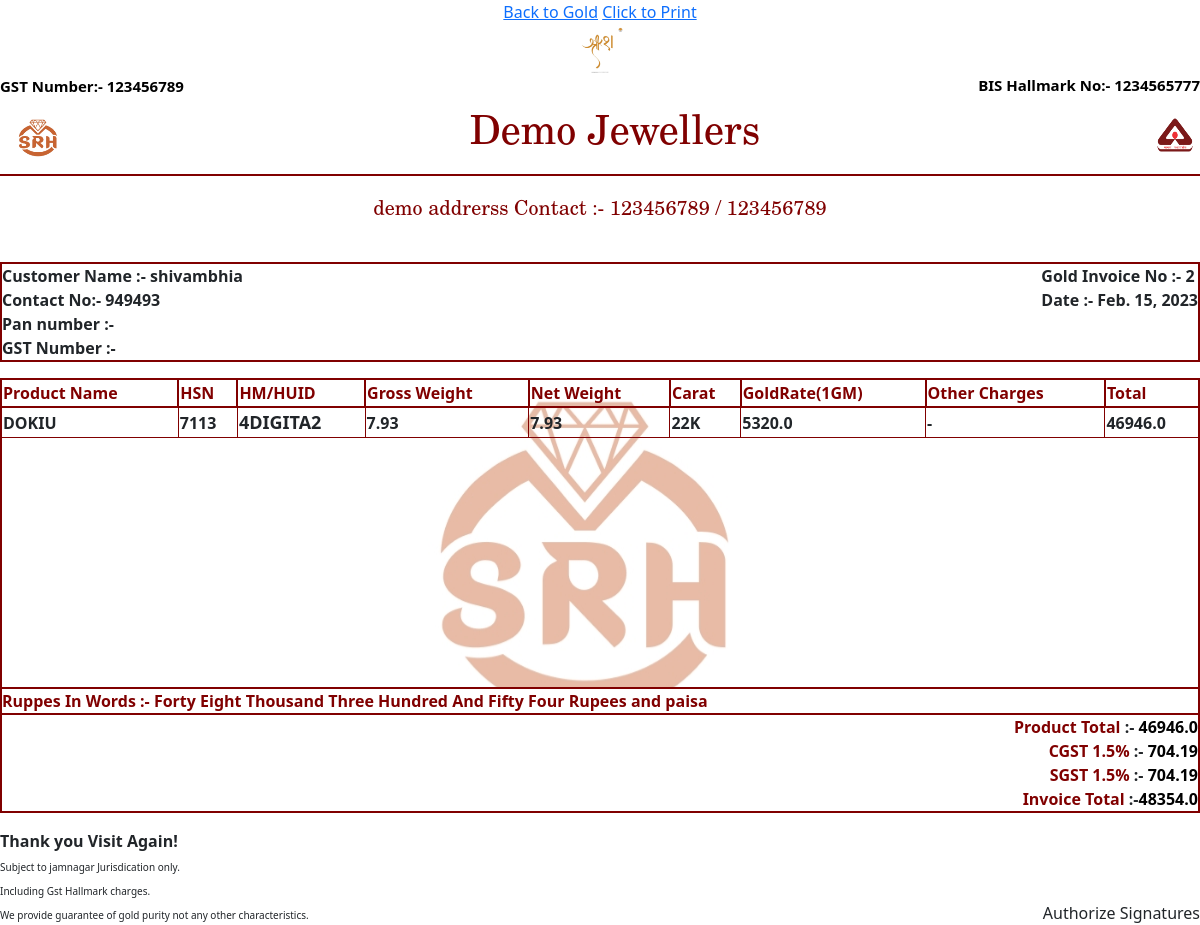
The page /generate_gold_invoice/2 on the database its author committed.
### dashboard/models.py (models this page shows, shortened)
class Shop_details(models.Model):
    name = models.CharField(max_length=100)
    address = models.CharField(max_length=200)
    phone_number = models.CharField(max_length=10,blank=True)
    phone_number_2 = models.CharField(max_length=10,blank=True)
    gst_number = models.CharField(max_length=100)
    bis_hm_number = models.CharField(max_length=100)

class Invoice(models.Model):
    invoice_number = models.IntegerField(primary_key=True,editable=False)
    invoice_date = models.DateField()
    customer_name = models.CharField(max_length=100)
    customer_phone_number=models.CharField(max_length=10,blank=True)
    pan_number = models.CharField(max_length=100,default=None,blank=True,null=True)
    gst_number = models.CharField(max_length=100,default=None,blank=True,null=True)
    product_total = models.FloatField()
    sgst = models.FloatField()
    cgst = models.FloatField()
    invoice_total = models.FloatField()
    is_estimate = models.CharField(max_length=5)

class Invoice_detail(models.Model):
    invoice_number  = models.ForeignKey(Invoice,on_delete=models.CASCADE)
    product_name  = models.CharField(max_length= 100)
    hm_code = models.CharField(max_length=100)
    grossweight=models.FloatField()
    netweight = models.FloatField()
    carat = models.CharField(max_length=10)
    gold_rate = models.CharField(max_length=100)
    labour = models.CharField(max_length=10)
    total = models.FloatField()
    other_charge = models.FloatField(default=0)

### dashboard/views.py (the view)
# urls.py: path('generate_gold_invoice/<int:invoice_number>',views.generate_gold_invoice,name="generate_gold_invoice"),
def generate_gold_invoice(request,invoice_number):
    obj = {}
    try:
        invoice  = Invoice.objects.get(invoice_number=invoice_number)
        invoice_detail = Invoice_detail.objects.filter(invoice_number=invoice_number)
        invoice_detail_count = len(invoice_detail)
        if invoice_detail_count == 1:
            obj['invoice_detail_count'] = 1
        elif invoice_detail_count == 2:
            obj['invoice_detail_count']=2
        elif invoice_detail_count == 3:
            obj['invoice_detail_count']= 3
        elif invoice_detail_count ==4:
            obj['invoice_detail_count'] = 4
        elif invoice_detail_count == 5:
            obj['invoice_detail_count']=5
        else:
            obj['invoice_detail_count'] =  5
        shop = Shop_details.objects.last()
        obj['shop']=shop
        obj['invoice'] = invoice
        obj['invoice_detail'] = invoice_detail
        obj['word']=number_to_word(invoice.invoice_total)
    except:
        return HttpResponse("Invalid invoice number")
    try:
        shop=Shop_details.objects.last()
        if shop != None:
            obj['shop'] = shop
        else:
            obj['shop'] = "null"
    except:
        obj['shop'] = "null"
    return render(request,"generate_gold_invoice.html",obj)

### templates/generate_gold_invoice.html (shortened to what this page needs)
{% load static %}
<!DOCTYPE html>
<html>
	<head>
		<link rel="stylesheet" type="text/css" href="/static/css/bootstrap.min.css">
	</head>
	<body class="body" >
		<center>
			<a  id="printPageButton" href="/gold">Back to Gold</a>
	<a onclick="display()" id="printPageButton" class="print">Click to Print</a>
  </center>
  <span><center style="text-align: center;"><img src="{% static 'shri_sava.jpg' %}" width="50" height="50"></img></center></span>
	 {% if invoice.is_estimate == "0" %}
	  <span style="font-size: 15px;color: black ;"><b>GST Number:- {{shop.gst_number}}</b></span>
	 {%endif%}
	{% if invoice.is_estimate == "0" %}
  <span style="float: right;font-size: 15px;color: black"><b>BIS Hallmark No:-
  {{shop.bis_hm_number}}</b></span>
  <div class="shop" >
  	<center><p style="font-size: 40px;font-family: New Century Schoolbook, TeX Gyre Schola, serif;color: #800000;">{{shop.name}}
  		<span style="float:left;"><img src="{% static 'dark_logo.jpeg' %}" width="80" height="70"></img></span>
  		<span style="float:right;"><img src="{% static 'bis.png' %}" width="50" height="50"></img></span>
  	</p></center>
  	{%else%}
  	<center><span style="font-size: 40px;color:#800000;"><b>Estimate</b></span></center>
  	{%endif%}
  </div>
  <p>
  	{% if invoice.is_estimate == "0" %}
	  	<center>
		<span style="font-size: 20px;font-family: New Century Schoolbook, TeX Gyre Schola, serif;color: #800000;">{{shop.address}}  Contact :- {{shop.phone_number}} / {{shop.phone_number_2}}
		</span></center>
		{%endif%}
	</p>
  <br>
	<div class="main">
			<p style="text-align: left;border: 2px solid #800000;">
							<span  style="float: right;">
								{% if invoice.is_estimate == "0" %}
								<b>Gold Invoice No :- {{invoice.invoice_number}}<br>
								{%endif%}
								Date :- {{invoice.invoice_date}}</b>
							</span>
				<b>Customer Name :- {{invoice.customer_name}}
				<br>
				Contact No:- {{invoice.customer_phone_number}}
				 	<br>
				 	{% if customer.pan_number != None   %}
				 		Pan Number :- {{invoice.pan_number}}
				 	{%else%}
				 		Pan number :-
				 	{%endif%}
								</b><br>
					<b>{% if invoice.gst_number != "null" or invoice.gst_number != None %}
						GST Number :- {{invoice.gst_number}}
					{%else%}
						GST Number :-
					{%endif%}</b>
			</p>
	<table class = "bg">
			<tr>
				<th style="border-right:2px solid;color:#800000;border-bottom:2px solid;color:#800000">Product Name</th>
				<th style="border-right:2px solid ;color:#800000;border-bottom:2px solid;color:#800000" >HSN</th>
				<th style="border-right:2px solid ;color:#800000;border-bottom:2px solid;color:#800000" >HM/HUID</th>
				<th style="border-right:2px solid ;color:#800000;border-bottom:2px solid;color:#800000" >Gross Weight</th>
				<th style="border-right:2px solid ;color:#800000;border-bottom:2px solid;color:#800000" >Net Weight</th>
				<th style="border-right:2px solid;color:#800000;border-bottom:2px solid;color:#800000">Carat</th>
				<th style="border-right:2px solid ;color:#800000;border-bottom:2px solid;color:#800000" >GoldRate(1GM)</th>
				<th style="border-right:2px solid;color:#800000;border-bottom:2px solid;color:#800000">Other Charges</th>
				<th style="border-right:2px solid ;color:#800000;border-bottom:2px solid;color:#800000">Total</th>
			</tr>
			<tbody>
			{% for i in invoice_detail%}
				<tr class="details">
					<td  style="border: 1px solid #800000;"><b>{{i.product_name}}</td>
					{% if i.carat == "22K" %}
						<td  style="border: 1px solid #800000;"><b>7113</td>
					{%elif i.carat == "24K" %}
						<td  style="border: 1px solid #800000;"><b>7114</td>
					{%else%}
						<td  style="border: 1px solid #800000;"><b>7113</td>
					{%endif%}
					<td style="border: 1px solid #800000;"><font size="4"><b>{{i.hm_code}}</font></td>
					<td style="border: 1px solid #800000;"><b>{{i.grossweight}}</td>
					<td style="border: 1px solid #800000;"><b>{{i.netweight}}</b></td>
					<td style="border: 1px solid #800000;"><b>{{i.carat}}</td>
					<td style="border: 1px solid #800000;"><b>{{i.gold_rate}}</td>
					  {% if i.other_charge != 0.0 %}
					   	<td style="border: 1px solid #800000;"><b>{{i.other_charge}}</td>
					   {%else%}
					   	<td style="border: 1px solid #800000;"><b>-</td>
					   {%endif%}
					<td style="border-left: 1px solid #800000;border-right: 1px solid #800000;border-bottom: 1px solid #800000;border-right: 2px solid #800000;"><b>{{i.total}} </b></td>
				</tr>
				{%endfor%}
				{%if invoice_detail_count == 1%}
					<tr class="blank_row">
				    	<td colspan="30"></td>
					</tr>
					<tr class="blank_row">
				    	<td colspan="30"></td>
					</tr>
					<tr class="blank_row">
				    	<td colspan="30"></td>
					</tr>
					<tr class="blank_row">
				    	<td colspan="30"></td>
					</tr>
					<tr class="blank_row">
				    	<td colspan="30"></td>
					</tr>
					<tr class="blank_row">
				    	<td colspan="30"></td>
					</tr>
					<tr class="blank_row">
				    	<td colspan="30"></td>
					</tr>
					<tr class="blank_row">
				    	<td colspan="30"></td>
					</tr>
					<tr class="blank_row">
				    	<td colspan="30"></td>
					</tr>
					<tr class="blank_row">
				    	<td colspan="30"></td>
					</tr>
					<tr class="blank_row">
				    	<td colspan="30"></td>
					</tr>
					<tr class="blank_row">
				    	<td colspan="30"></td>
					</tr>
					<tr class="blank_row">
				    	<td colspan="30"></td>
					</tr>
					<tr class="blank_row">
				    	<td colspan="30"></td>
					</tr>
					<tr class="blank_row">
				    	<td colspan="30"></td>
					</tr>
					<tr class="blank_row">
				    	<td colspan="30"></td>
					</tr>
					<tr class="blank_row">
				    	<td colspan="30"></td>
					</tr>
					<tr class="blank_row">
				    	<td colspan="30"></td>
					</tr>
					<tr class="blank_row">
				    	<td colspan="30"></td>
					</tr>
					<tr class="blank_row">
				    	<td colspan="30"></td>
					</tr>
					<tr class="blank_row">
				    	<td colspan="30"></td>
					</tr>
					<tr class="blank_row">
				    	<td colspan="30"></td>
					</tr>
					<tr class="blank_row">
				    	<td colspan="30"></td>
					</tr>
					<tr class="blank_row">
				    	<td colspan="30"></td>
					</tr>
					<tr class="blank_row">
				    	<td colspan="30"></td>
					</tr>
				{%endif%}
				</tbody>
		</table>
		{% if invoice.is_estimate == "0" %}
		<div style="border-left: 2px solid #800000;color: #800000;border-right: 2px solid #800000;color: #800000;border-bottom: 2px solid #800000;color: #800000;"><span><b>Ruppes In Words :- {{word}}</b></span></div>
		{%endif%}
		<p style="text-align: right;border-bottom: 2px solid #800000;border-left: 2px solid #800000;border-right: 2px solid #800000;">
				<b><span style="color: #800000;">Product Total</span> :- <span style="color:black;">{{invoice.product_total}}</span><br>
					{% if invoice.is_estimate == "0" %}
					<span style="color:#800000;">CGST 1.5%</span> :- <span style="color:black;">{{invoice.cgst}}</span><br>
					<span style="color:#800000;">SGST 1.5%</span> :- <span style="color:black;">{{invoice.sgst}}</span><br>
					<span style="color:#800000;">Invoice Total
					</span>:-<span style="color:black;">{{invoice.invoice_total}}
					</span>
					{%endif%}
		</p>
		{% if invoice.is_estimate == "0" %}
			<span style="text-align: left;">Thank you Visit Again!</b><span style="font-size: 10px;"><br>Subject to jamnagar Jurisdication only.<br>Including Gst Hallmark charges.<br>We provide guarantee of gold purity not any other characteristics.</span>
			<span style="float:right;">Authorize Signatures</span>
		{%endif%}
	</div>
	</body>
</html>

### rows shown on the page
Shop_details: gst_number "123456789", bis_hm_number "1234565777", name "Demo Jewellers", address "demo addrerss", phone_number "123456789", phone_number_2 "123456789"
Invoice: invoice_number "2", invoice_date "Feb. 15, 2023", customer_name "shivambhia", customer_phone_number "949493", product_total "46946.0", cgst "704.19", sgst "704.19", invoice_total "48354.0"
Invoice_detail: product_name "DOKIU", shows "7113", hm_code "4DIGITA2", grossweight "7.93", netweight "7.93", carat "22K", gold_rate "5320.0", total "46946.0"

### other values the page prints
{{ word }} "Forty Eight Thousand Three Hundred And Fifty Four Rupees and paisa"
